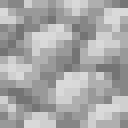
#> input picture common/src/main/resources/assets/roll_mod/py_datagen/blocks/raw/iron_block.png, 16 x 16 px (shown 8 times larger)
$ python -i mcmeta2gif.py   (imports and definitions only)
#> lines starting #> are read from the running program, lines starting #| are printed output that depends on the picture
#> further down, picture is the input picture: PIL image 16x16 RGBA; mean R, G, B, A 168.1, 168.1, 168.1, 255
"""
MCMETA2GIF

Convert an animated Minecraft texture (sprite PNG + MCMETA descriptor) to an animated GIF

Copyright (c) 2020 Thomas Jungers

Permission is hereby granted, free of charge, to any person obtaining a copy
of this software and associated documentation files (the "Software"), to deal
in the Software without restriction, including without limitation the rights
to use, copy, modify, merge, publish, distribute, sublicense, and/or sell
copies of the Software, and to permit persons to whom the Software is
furnished to do so, subject to the following conditions:

The above copyright notice and this permission notice shall be included in all
copies or substantial portions of the Software.

THE SOFTWARE IS PROVIDED "AS IS", WITHOUT WARRANTY OF ANY KIND, EXPRESS OR
IMPLIED, INCLUDING BUT NOT LIMITED TO THE WARRANTIES OF MERCHANTABILITY,
FITNESS FOR A PARTICULAR PURPOSE AND NONINFRINGEMENT. IN NO EVENT SHALL THE
AUTHORS OR COPYRIGHT HOLDERS BE LIABLE FOR ANY CLAIM, DAMAGES OR OTHER
LIABILITY, WHETHER IN AN ACTION OF CONTRACT, TORT OR OTHERWISE, ARISING FROM,
OUT OF OR IN CONNECTION WITH THE SOFTWARE OR THE USE OR OTHER DEALINGS IN THE
SOFTWARE.
"""

import json
import sys, os
from PIL import Image
import numpy as np

TARGET_SIZE = 32
TIME_UNIT = 1000//20

def sprite2frames(filename):
    try:
        sprite = Image.open(filename)
        width = sprite.width
        height = sprite.height
        num_frames = height//width
        frames = []

        for i in range(0, num_frames):
            frame = sprite.crop((0, width*i, width, width*(i+1)))
            frame = frame.resize((TARGET_SIZE, TARGET_SIZE), Image.NEAREST)
            frames.append(frame)
        return frames, num_frames

    except FileNotFoundError:
        exit("{} not found".format(filename))

def set_transparency(frame):
    transparent = frame.mode == 'RGBA'
#> transparent = True
    if transparent:
        alpha = frame.split()[3]
#> alpha: PIL image 16x16 L; every value is 255

    frame = frame.convert('P', palette=Image.ADAPTIVE, colors=255)

    if transparent:
        mask = Image.eval(alpha, lambda a: 255 if a <= 128 else 0)
#> mask: PIL image 16x16 L; every value is 0
        frame.paste(255, mask)

    palette = frame.getpalette()
#> palette = 765 values, max 217 at index 12, min 0 at index 18, mean 3.93

    arr = np.array(frame, dtype=np.uint16)
    arr = (arr + 1) % 256
    frame = Image.fromarray(arr.astype(np.uint8)).convert('P')
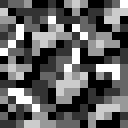
#> frame: PIL image 16x16 P (shown 8 times larger); min 1, max 6, mean 2.9; drawn with min black and max white

    frame.putpalette(palette[-3:] + palette[:-3])
    return frame

def mult_frame_settings(settings):
    return 1 if (settings is None or settings['index'] != index) else settings['time']


# [54 lines not run here, left out]

>>> from PIL import Image
>>> picture = Image.open('../../../../../../../../../common/src/main/resources/assets/roll_mod/py_datagen/blocks/raw/iron_block.png')
>>> result = set_transparency(picture)
